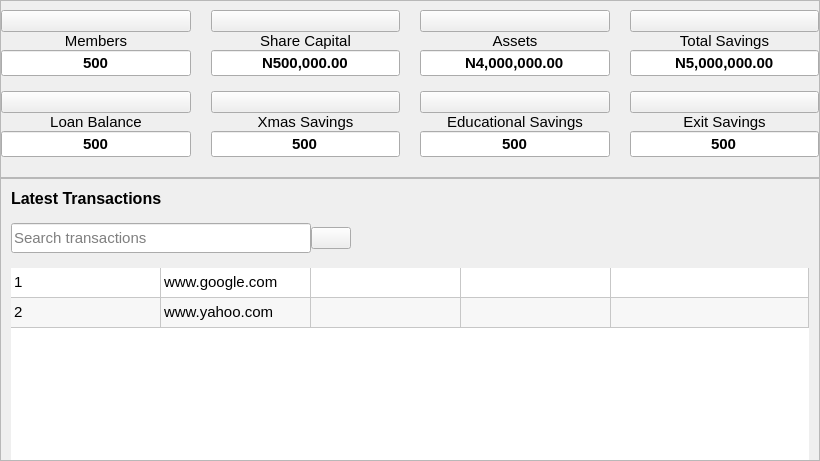
      <widget class="QWidget" name="dashboardPage">
       <layout class="QGridLayout" name="gridLayout_2">
        <property name="leftMargin">
         <number>0</number>
        </property>
        <property name="topMargin">
         <number>0</number>
        </property>
        <property name="rightMargin">
         <number>0</number>
        </property>
        <property name="bottomMargin">
         <number>0</number>
        </property>
        <property name="spacing">
         <number>0</number>
        </property>
        <item row="0" column="0">
         <widget class="QFrame" name="statFrame">
          <property name="frameShape">
           <enum>QFrame::StyledPanel</enum>
          </property>
          <property name="frameShadow">
           <enum>QFrame::Raised</enum>
          </property>
          <layout class="QGridLayout" name="gridLayout_23">
           <property name="leftMargin">
            <number>0</number>
           </property>
           <property name="rightMargin">
            <number>0</number>
           </property>
           <property name="bottomMargin">
            <number>20</number>
           </property>
           <property name="horizontalSpacing">
            <number>20</number>
           </property>
           <property name="verticalSpacing">
            <number>15</number>
           </property>
           <item row="0" column="3">
            <widget class="QWidget" name="statWidget_4" native="true">
             <layout class="QGridLayout" name="gridLayout_18">
              <property name="leftMargin">
               <number>0</number>
              </property>
              <property name="topMargin">
               <number>0</number>
              </property>
              <property name="rightMargin">
               <number>0</number>
              </property>
              <property name="bottomMargin">
               <number>0</number>
              </property>
              <property name="spacing">
               <number>0</number>
              </property>
              <item row="0" column="0">
               <widget class="QPushButton" name="pixBtn_7">
                <property name="text">
                 <string/>
                </property>
                <property name="icon">
                 <iconset resource="../static/resource.qrc">
                  <normaloff>:/img/img/savings2.png</normaloff>:/img/img/savings2.png</iconset>
                </property>
                <property name="iconSize">
                 <size>
                  <width>50</width>
                  <height>50</height>
                 </size>
                </property>
               </widget>
              </item>
              <item row="2" column="0">
               <widget class="QLineEdit" name="lineEdit_13">
                <property name="font">
                 <font>
                  <family>MS Shell Dlg 2</family>
                  <pointsize>11</pointsize>
                  <weight>75</weight>
                  <bold>true</bold>
                 </font>
                </property>
                <property name="text">
                 <string>N5,000,000.00</string>
                </property>
                <property name="alignment">
                 <set>Qt::AlignCenter</set>
                </property>
               </widget>
              </item>
              <item row="1" column="0">
               <widget class="QLabel" name="titleLabel_7">
                <property name="font">
                 <font>
                  <family>MS Shell Dlg 2</family>
                  <pointsize>11</pointsize>
                 </font>
                </property>
                <property name="text">
                 <string>Total Savings</string>
                </property>
                <property name="alignment">
                 <set>Qt::AlignCenter</set>
                </property>
               </widget>
              </item>
             </layout>
            </widget>
           </item>
           <item row="1" column="1">
            <widget class="QWidget" name="statWidget_6" native="true">
             <layout class="QGridLayout" name="gridLayout_20">
              <property name="leftMargin">
               <number>0</number>
              </property>
              <property name="topMargin">
               <number>0</number>
              </property>
              <property name="rightMargin">
               <number>0</number>
              </property>
              <property name="bottomMargin">
               <number>0</number>
              </property>
              <property name="spacing">
               <number>0</number>
              </property>
              <item row="0" column="0">
               <widget class="QPushButton" name="pixBtn_9">
                <property name="text">
                 <string/>
                </property>
                <property name="icon">
                 <iconset resource="../static/resource.qrc">
                  <normaloff>:/img/img/presents.png</normaloff>:/img/img/presents.png</iconset>
                </property>
                <property name="iconSize">
                 <size>
                  <width>50</width>
                  <height>50</height>
                 </size>
                </property>
               </widget>
              </item>
              <item row="2" column="0">
               <widget class="QLineEdit" name="lineEdit_15">
                <property name="font">
                 <font>
                  <family>MS Shell Dlg 2</family>
                  <pointsize>11</pointsize>
                  <weight>75</weight>
                  <bold>true</bold>
                 </font>
                </property>
                <property name="text">
                 <string>500</string>
                </property>
                <property name="alignment">
                 <set>Qt::AlignCenter</set>
                </property>
               </widget>
              </item>
              <item row="1" column="0">
               <widget class="QLabel" name="titleLabel_9">
                <property name="font">
                 <font>
                  <family>MS Shell Dlg 2</family>
                  <pointsize>11</pointsize>
                 </font>
                </property>
                <property name="text">
                 <string>Xmas Savings</string>
                </property>
                <property name="alignment">
                 <set>Qt::AlignCenter</set>
                </property>
               </widget>
              </item>
             </layout>
            </widget>
           </item>
           <item row="0" column="1">
            <widget class="QWidget" name="statWidget_2" native="true">
             <layout class="QGridLayout" name="gridLayout_16">
              <property name="leftMargin">
               <number>0</number>
              </property>
              <property name="topMargin">
               <number>0</number>
              </property>
              <property name="rightMargin">
               <number>0</number>
              </property>
              <property name="bottomMargin">
               <number>0</number>
              </property>
              <property name="spacing">
               <number>0</number>
              </property>
              <item row="0" column="0">
               <widget class="QPushButton" name="pixBtn_5">
                <property name="text">
                 <string/>
                </property>
                <property name="icon">
                 <iconset resource="../static/resource.qrc">
                  <normaloff>:/img/img/money-bag.png</normaloff>:/img/img/money-bag.png</iconset>
                </property>
                <property name="iconSize">
                 <size>
                  <width>50</width>
                  <height>50</height>
                 </size>
                </property>
               </widget>
              </item>
              <item row="1" column="0">
               <widget class="QLabel" name="titleLabel_5">
                <property name="font">
                 <font>
                  <family>MS Shell Dlg 2</family>
                  <pointsize>11</pointsize>
                 </font>
                </property>
                <property name="text">
                 <string>Share Capital</string>
                </property>
                <property name="alignment">
                 <set>Qt::AlignCenter</set>
                </property>
               </widget>
              </item>
              <item row="2" column="0">
               <widget class="QLineEdit" name="lineEdit_11">
                <property name="font">
                 <font>
                  <family>MS Shell Dlg 2</family>
                  <pointsize>11</pointsize>
                  <weight>75</weight>
                  <bold>true</bold>
                 </font>
                </property>
                <property name="text">
                 <string>N500,000.00</string>
                </property>
                <property name="alignment">
                 <set>Qt::AlignCenter</set>
                </property>
               </widget>
              </item>
             </layout>
            </widget>
           </item>
           <item row="1" column="0">
            <widget class="QWidget" name="statWidget_5" native="true">
             <layout class="QGridLayout" name="gridLayout_19">
              <property name="leftMargin">
               <number>0</number>
              </property>
              <property name="topMargin">
               <number>0</number>
              </property>
              <property name="rightMargin">
               <number>0</number>
              </property>
              <property name="bottomMargin">
               <number>0</number>
              </property>
              <property name="spacing">
               <number>0</number>
              </property>
              <item row="2" column="0">
               <widget class="QLineEdit" name="lineEdit_14">
                <property name="font">
                 <font>
                  <family>MS Shell Dlg 2</family>
                  <pointsize>11</pointsize>
                  <weight>75</weight>
                  <bold>true</bold>
                 </font>
                </property>
                <property name="text">
                 <string>500</string>
                </property>
                <property name="alignment">
                 <set>Qt::AlignCenter</set>
                </property>
               </widget>
              </item>
              <item row="1" column="0">
               <widget class="QLabel" name="titleLabel_8">
                <property name="font">
                 <font>
                  <family>MS Shell Dlg 2</family>
                  <pointsize>11</pointsize>
                 </font>
                </property>
                <property name="text">
                 <string>Loan Balance</string>
                </property>
                <property name="alignment">
                 <set>Qt::AlignCenter</set>
                </property>
               </widget>
              </item>
              <item row="0" column="0">
               <widget class="QPushButton" name="pixBtn_8">
                <property name="text">
                 <string/>
                </property>
                <property name="icon">
                 <iconset resource="../static/resource.qrc">
                  <normaloff>:/img/img/balance.png</normaloff>:/img/img/balance.png</iconset>
                </property>
                <property name="iconSize">
                 <size>
                  <width>50</width>
                  <height>50</height>
                 </size>
                </property>
               </widget>
              </item>
             </layout>
            </widget>
           </item>
           <item row="0" column="0">
            <widget class="QWidget" name="statWidget" native="true">
             <layout class="QGridLayout" name="gridLayout_3">
              <property name="leftMargin">
               <number>0</number>
              </property>
              <property name="topMargin">
               <number>0</number>
              </property>
              <property name="rightMargin">
               <number>0</number>
              </property>
              <property name="bottomMargin">
               <number>0</number>
              </property>
              <property name="spacing">
               <number>0</number>
              </property>
              <item row="0" column="0">
               <widget class="QPushButton" name="pixBtn">
                <property name="text">
                 <string/>
                </property>
                <property name="icon">
                 <iconset resource="../static/resource.qrc">
                  <normaloff>:/img/img/team.png</normaloff>:/img/img/team.png</iconset>
                </property>
                <property name="iconSize">
                 <size>
                  <width>50</width>
                  <height>50</height>
                 </size>
                </property>
               </widget>
              </item>
              <item row="2" column="0">
               <widget class="QLineEdit" name="lineEdit">
                <property name="font">
                 <font>
                  <family>MS Shell Dlg 2</family>
                  <pointsize>11</pointsize>
                  <weight>75</weight>
                  <bold>true</bold>
                 </font>
                </property>
                <property name="text">
                 <string>500</string>
                </property>
                <property name="alignment">
                 <set>Qt::AlignCenter</set>
                </property>
               </widget>
              </item>
              <item row="1" column="0">
               <widget class="QLabel" name="titleLabel">
                <property name="font">
                 <font>
                  <family>MS Shell Dlg 2</family>
                  <pointsize>11</pointsize>
                 </font>
                </property>
                <property name="text">
                 <string>Members</string>
                </property>
                <property name="alignment">
                 <set>Qt::AlignCenter</set>
                </property>
               </widget>
              </item>
             </layout>
            </widget>
           </item>
           <item row="1" column="2">
            <widget class="QWidget" name="statWidget_7" native="true">
             <layout class="QGridLayout" name="gridLayout_21">
              <property name="leftMargin">
               <number>0</number>
              </property>
              <property name="topMargin">
               <number>0</number>
              </property>
              <property name="rightMargin">
               <number>0</number>
              </property>
              <property name="bottomMargin">
               <number>0</number>
              </property>
              <property name="spacing">
               <number>0</number>
              </property>
              <item row="0" column="0">
               <widget class="QPushButton" name="pixBtn_10">
                <property name="text">
                 <string/>
                </property>
                <property name="icon">
                 <iconset resource="../static/resource.qrc">
                  <normaloff>:/img/img/savings.png</normaloff>:/img/img/savings.png</iconset>
                </property>
                <property name="iconSize">
                 <size>
                  <width>50</width>
                  <height>50</height>
                 </size>
                </property>
               </widget>
              </item>
              <item row="2" column="0">
               <widget class="QLineEdit" name="lineEdit_16">
                <property name="font">
                 <font>
                  <family>MS Shell Dlg 2</family>
                  <pointsize>11</pointsize>
                  <weight>75</weight>
                  <bold>true</bold>
                 </font>
                </property>
                <property name="text">
                 <string>500</string>
                </property>
                <property name="alignment">
                 <set>Qt::AlignCenter</set>
                </property>
               </widget>
              </item>
              <item row="1" column="0">
               <widget class="QLabel" name="titleLabel_10">
                <property name="font">
                 <font>
                  <family>MS Shell Dlg 2</family>
                  <pointsize>11</pointsize>
                 </font>
                </property>
                <property name="text">
                 <string>Educational Savings</string>
                </property>
                <property name="alignment">
                 <set>Qt::AlignCenter</set>
                </property>
               </widget>
              </item>
             </layout>
            </widget>
           </item>
           <item row="1" column="3">
            <widget class="QWidget" name="statWidget_8" native="true">
             <layout class="QGridLayout" name="gridLayout_22">
              <property name="leftMargin">
               <number>0</number>
              </property>
              <property name="topMargin">
               <number>0</number>
              </property>
              <property name="rightMargin">
               <number>0</number>
              </property>
              <property name="bottomMargin">
               <number>0</number>
              </property>
              <property name="spacing">
               <number>0</number>
              </property>
              <item row="0" column="0">
               <widget class="QPushButton" name="pixBtn_11">
                <property name="text">
                 <string/>
                </property>
                <property name="icon">
                 <iconset resource="../static/resource.qrc">
                  <normaloff>:/img/img/retirement1.png</normaloff>:/img/img/retirement1.png</iconset>
                </property>
                <property name="iconSize">
                 <size>
                  <width>50</width>
                  <height>50</height>
                 </size>
                </property>
               </widget>
              </item>
              <item row="2" column="0">
               <widget class="QLineEdit" name="lineEdit_17">
                <property name="font">
                 <font>
                  <family>MS Shell Dlg 2</family>
                  <pointsize>11</pointsize>
                  <weight>75</weight>
                  <bold>true</bold>
                 </font>
                </property>
                <property name="text">
                 <string>500</string>
                </property>
                <property name="alignment">
                 <set>Qt::AlignCenter</set>
                </property>
               </widget>
              </item>
              <item row="1" column="0">
               <widget class="QLabel" name="titleLabel_11">
                <property name="font">
                 <font>
                  <family>MS Shell Dlg 2</family>
                  <pointsize>11</pointsize>
                 </font>
                </property>
                <property name="text">
                 <string>Exit Savings</string>
                </property>
                <property name="alignment">
                 <set>Qt::AlignCenter</set>
                </property>
               </widget>
              </item>
             </layout>
            </widget>
           </item>
           <item row="0" column="2">
            <widget class="QWidget" name="statWidget_3" native="true">
             <layout class="QGridLayout" name="gridLayout_17">
              <property name="leftMargin">
               <number>0</number>
              </property>
              <property name="topMargin">
               <number>0</number>
              </property>
              <property name="rightMargin">
               <number>0</number>
              </property>
              <property name="bottomMargin">
               <number>0</number>
              </property>
              <property name="spacing">
               <number>0</number>
              </property>
              <item row="0" column="0">
               <widget class="QPushButton" name="pixBtn_6">
                <property name="text">
                 <string/>
                </property>
                <property name="icon">
                 <iconset resource="../static/resource.qrc">
                  <normaloff>:/img/img/assets.png</normaloff>:/img/img/assets.png</iconset>
                </property>
                <property name="iconSize">
                 <size>
                  <width>50</width>
                  <height>50</height>
                 </size>
                </property>
               </widget>
              </item>
              <item row="2" column="0">
               <widget class="QLineEdit" name="lineEdit_12">
                <property name="font">
                 <font>
                  <family>MS Shell Dlg 2</family>
                  <pointsize>11</pointsize>
                  <weight>75</weight>
                  <bold>true</bold>
                 </font>
                </property>
                <property name="text">
                 <string>N4,000,000.00</string>
                </property>
                <property name="alignment">
                 <set>Qt::AlignCenter</set>
                </property>
               </widget>
              </item>
              <item row="1" column="0">
               <widget class="QLabel" name="titleLabel_6">
                <property name="font">
                 <font>
                  <family>MS Shell Dlg 2</family>
                  <pointsize>11</pointsize>
                 </font>
                </property>
                <property name="text">
                 <string>Assets</string>
                </property>
                <property name="alignment">
                 <set>Qt::AlignCenter</set>
                </property>
               </widget>
              </item>
             </layout>
            </widget>
           </item>
          </layout>
          <zorder>statWidget</zorder>
          <zorder>statWidget_2</zorder>
          <zorder>statWidget_3</zorder>
          <zorder>statWidget_4</zorder>
          <zorder>statWidget_5</zorder>
          <zorder>statWidget_6</zorder>
          <zorder>statWidget_7</zorder>
          <zorder>statWidget_8</zorder>
         </widget>
        </item>
        <item row="1" column="0">
         <widget class="QFrame" name="transFrame">
          <property name="frameShape">
           <enum>QFrame::StyledPanel</enum>
          </property>
          <property name="frameShadow">
           <enum>QFrame::Raised</enum>
          </property>
          <layout class="QGridLayout" name="gridLayout_5">
           <property name="leftMargin">
            <number>10</number>
           </property>
           <property name="topMargin">
            <number>10</number>
           </property>
           <property name="rightMargin">
            <number>10</number>
           </property>
           <property name="bottomMargin">
            <number>0</number>
           </property>
           <property name="horizontalSpacing">
            <number>0</number>
           </property>
           <property name="verticalSpacing">
            <number>15</number>
           </property>
           <item row="0" column="0">
            <widget class="QLabel" name="label">
             <property name="font">
              <font>
               <pointsize>12</pointsize>
               <weight>75</weight>
               <bold>true</bold>
              </font>
             </property>
             <property name="text">
              <string>Latest Transactions</string>
             </property>
            </widget>
           </item>
           <item row="1" column="0">
            <layout class="QHBoxLayout" name="horizontalLayout">
             <property name="spacing">
              <number>0</number>
             </property>
             <item>
              <widget class="QLineEdit" name="searchTxt">
               <property name="minimumSize">
                <size>
                 <width>300</width>
                 <height>30</height>
                </size>
               </property>
               <property name="maximumSize">
                <size>
                 <width>300</width>
                 <height>30</height>
                </size>
               </property>
               <property name="font">
                <font>
                 <pointsize>11</pointsize>
                </font>
               </property>
               <property name="placeholderText">
                <string>Search transactions</string>
               </property>
              </widget>
             </item>
             <item>
              <widget class="QPushButton" name="searchBtn">
               <property name="text">
                <string/>
               </property>
               <property name="icon">
                <iconset resource="../static/resource.qrc">
                 <normaloff>:/icons/icon/black/search.svg</normaloff>:/icons/icon/black/search.svg</iconset>
               </property>
               <property name="iconSize">
                <size>
                 <width>20</width>
                 <height>20</height>
                </size>
               </property>
              </widget>
             </item>
             <item>
              <spacer name="horizontalSpacer">
               <property name="orientation">
                <enum>Qt::Horizontal</enum>
               </property>
               <property name="sizeHint" stdset="0">
                <size>
                 <width>458</width>
                 <height>20</height>
                </size>
               </property>
              </spacer>
             </item>
            </layout>
           </item>
           <item row="2" column="0">
            <widget class="QTableWidget" name="latestTransTable">
             <property name="font">
              <font>
               <pointsize>11</pointsize>
              </font>
             </property>
             <property name="focusPolicy">
              <enum>Qt::NoFocus</enum>
             </property>
             <property name="frameShape">
              <enum>QFrame::Box</enum>
             </property>
             <property name="frameShadow">
              <enum>QFrame::Sunken</enum>
             </property>
             <property name="lineWidth">
              <number>0</number>
             </property>
             <property name="alternatingRowColors">
              <bool>true</bool>
             </property>
             <property name="selectionMode">
              <enum>QAbstractItemView::SingleSelection</enum>
             </property>
             <property name="selectionBehavior">
              <enum>QAbstractItemView::SelectRows</enum>
             </property>
             <property name="showGrid">
              <bool>true</bool>
             </property>
             <property name="gridStyle">
              <enum>Qt::SolidLine</enum>
             </property>
             <property name="rowCount">
              <number>2</number>
             </property>
             <attribute name="horizontalHeaderVisible">
              <bool>false</bool>
             </attribute>
             <attribute name="horizontalHeaderDefaultSectionSize">
              <number>150</number>
             </attribute>
             <attribute name="horizontalHeaderStretchLastSection">
              <bool>true</bool>
             </attribute>
             <attribute name="verticalHeaderVisible">
              <bool>false</bool>
             </attribute>
             <row/>
             <row/>
             <column>
              <property name="text">
               <string>Trans. ID</string>
              </property>
             </column>
             <column>
              <property name="text">
               <string>Transaction Type</string>
              </property>
             </column>
             <column>
              <property name="text">
               <string>Amount</string>
              </property>
             </column>
             <column>
              <property name="text">
               <string>Member</string>
              </property>
             </column>
             <column>
              <property name="text">
               <string>Action</string>
              </property>
             </column>
             <item row="0" column="0">
              <property name="text">
               <string>1</string>
              </property>
             </item>
             <item row="0" column="1">
              <property name="text">
               <string>www.google.com</string>
              </property>
             </item>
             <item row="1" column="0">
              <property name="text">
               <string>2</string>
              </property>
             </item>
             <item row="1" column="1">
              <property name="text">
               <string>www.yahoo.com</string>
              </property>
             </item>
             <item row="1" column="3">
              <property name="text">
               <string/>
              </property>
             </item>
            </widget>
           </item>
          </layout>
         </widget>
        </item>
       </layout>
       <zorder>transFrame</zorder>
       <zorder>statFrame</zorder>
      </widget>
